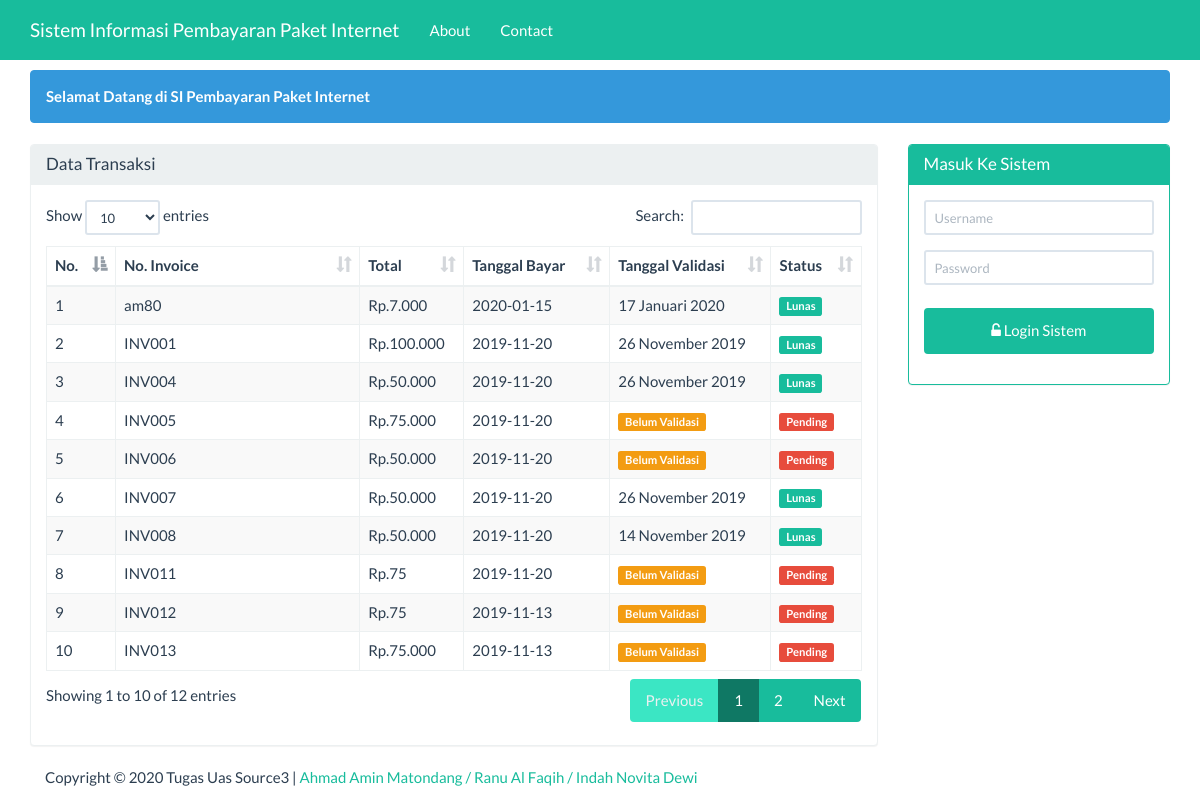
The page / on the database its author committed.
### tables this page shows
CREATE TABLE IF NOT EXISTS `t_transaksi` (
  `id_transaksi` varchar(30) NOT NULL,
  `id_pelanggan` varchar(50) NOT NULL,
  `nominal` int(7) NOT NULL,
  `bukti` varchar(50) NOT NULL,
  `tgl_bayar` date NOT NULL,
  `tgl_validasi` date NOT NULL,
  `status` enum('pending','lunas') NOT NULL
);

### config/function.php (called while the page is built, shortened)
<?php
function TanggalIndo($date){
	$BulanIndo = array("Januari", "Februari", "Maret", "April", "Mei", "Juni", "Juli", "Agustus", "September", "Oktober", "November", "Desember");
	$tahun = substr($date, 0, 4);
	$bulan = substr($date, 5, 2);
	$tgl   = substr($date, 8, 2);
	$result = $tgl . " " . $BulanIndo[(int)$bulan-1] . " ". $tahun;
	return($result);
}
?>

### beranda.php (the view, shortened to what this page needs)
<?php
include "./config/function.php";
 ?>
<div class="container">
    <div class="row">
        <div class ="col-xs-12">
            <div class="alert alert-info">
                <strong>Selamat Datang di SI Pembayaran Paket Internet</strong>
            </div>
        </div>
    </div>
    <div class="row">
        <div class="col-sm-9 col-xs-12">
            <div class="panel panel-default">
                <div class="panel-heading">
                    <h3 class="panel-title">Data Transaksi</h3>
                </div>
                <div class="panel-body">
                     <table id="dtskripsi" class="table table-bordered table-striped table-hover">
                        <thead>
                            <tr>
                                <th>No.</th><th width="30%">No. Invoice</th><th>Total<th>Tanggal Bayar<th>Tanggal Validasi</th><th>Status</th>
                            </tr>
                        </thead>
                        <tbody>
                            <?php
                            $sql = "SELECT * FROM t_transaksi";
                            $query = mysqli_query($koneksi, $sql) or die("SQL Anda Salah");
                            $nomor = 0;
                            while ($data = mysqli_fetch_array($query)) {
                                $nomor++;
                                ?>
                                <tr>
                                    <td><?= $nomor ?></td>
                                    <td><?= $data['id_transaksi'] ?></td>
                                    <td><?php echo "Rp." . number_format( $data['nominal'] , 0 , ',' , '.' ); ?></td>
                                    <td><?= $data['tgl_bayar'] ?></td>
                                    <td><?php
                                    if ($data['tgl_validasi'] == '0000-00-00'){
                                    echo "<span class='label label-warning'>".ucwords("belum validasi")."</span>";
                                     }else{
                                     echo TanggalIndo($data['tgl_validasi']);
                                     }?></td>
                                    <td><?php if ($data['status']=='lunas'){ ?>
                                    <span class="label label-success"><?php echo ucfirst($data['status']) ?></span>
                                     <?php }else{ ?>
                                     <span class="label label-danger"><?php echo ucfirst($data['status']) ?></span>
                                        <?php }?>
                                    </td>
                                </tr>
                            <?php } ?>
                        </tbody>
                    </table>
                </div>
            </div>
        </div>
        <div class="col-sm-3 col-xs-12">
            <?php if (isset($_SESSION['username'])) { ?>
            <div class="alert alert-info">
                <strong>Welcome <?=$_SESSION['nama']?></strong>
            </div>
            <?php
           } else { ?>
            <div class="panel panel-success">
                <div class="panel-heading">
                    <h3 class="panel-title">Masuk Ke Sistem</h3>
                </div>
                <div class="panel-body">
                    <form class="form-horizontal" action="proses_login.php" method="post">
                        <div class="form-group">
                            <div class="col-sm-12">
                                <input type="text" name="user" class="form-control input-sm"
                                   placeholder="Username" required="" autocomplete="off"/>
                            </div>
                        </div>
                        <div class="form-group">
                            <div class="col-sm-12">
                                <input type="password" name="pwd" class="form-control input-sm"
                                   placeholder="Password" required="" autocomplete="off"/>
                            </div>
                        </div>
                        <div class="form-group">
                            <div class="col-sm-12">
                                <button type="submit" name="login" value="login"
                                        class="btn btn-success btn-block"><span class="fa fa-unlock-alt"></span>
                                    Login Sistem
                                </button>
                            </div>
                    </form>
                </div>
            </div>
        </div>
            <?php } ?>
    </div>
</div>

### index.php (shortened to what this page needs)
<!DOCTYPE html>
<html>
    <head>
        <link href="Assets/css/bootstrap.min.css" rel="stylesheet" type="text/css"/>
        <link href="Assets/css/dataTables.bootstrap.min.css" rel="stylesheet" type="text/css"/>
        <link href="Assets/font-awesome-4.5.0/css/font-awesome.min.css" rel="stylesheet" type="text/css"/>
    </head>
    <body>
        <?php
        require 'menu.php';
        ?>
        <?php
        require 'content.php';
        ?>
        <?php
        require 'footer.php';
        ?>
    </body>
    </html>

### menu.php (shortened to what this page needs)
<nav class="navbar navbar-inverse navbar-fixed-top">
    <div class="container">
        <div class="navbar-header">
            <a class="navbar-brand" href="?page=utama">Sistem Informasi Pembayaran Paket Internet</a>
        </div>
        <div id="navbar" class="navbar-collapse collapse">
            <ul class="nav navbar-nav">
                <li><a href="?page=about&actions=tampil">About</a></li>
                <li><a href="?page=kontak&actions=tampil">Contact</a></li>
            </ul>
        </div>
    </div>
</nav>

### content.php (shortened to what this page needs)
<?php
@$page=$_GET['page'];
if(empty ($page)){
    require 'beranda.php';
}

### footer.php
<div class="container">
    <div class="row">
        <div class="col-xs-12">
            Copyright &COPY; <?= date('Y')?> Tugas Uas Source3 |
            <a href="#">Ahmad Amin Matondang /</a>
            <a href="#">Ranu Al Faqih /</a>
            <a href="#">Indah Novita Dewi</a>
        </div>
    </div>
</div>

### index.php (style rules this page uses)
body { margin-top:70px; }
button { background-color: #4CAF50; color: white; padding: 14px 20px; margin: 8px 0; border: none; cursor: pointer; width: 100%; }

### rows shown on the page
t_transaksi: id_transaksi "am80", nominal "7.000", tgl_bayar "2020-01-15", tgl_validasi "17 Januari 2020", status "Lunas"
t_transaksi: id_transaksi "INV001", nominal "100.000", tgl_bayar "2019-11-20", tgl_validasi "26 November 2019", status "Lunas"
t_transaksi: id_transaksi "INV004", nominal "50.000", tgl_bayar "2019-11-20", tgl_validasi "26 November 2019", status "Lunas"
t_transaksi: id_transaksi "INV005", nominal "75.000", tgl_bayar "2019-11-20", status "Pending"
t_transaksi: id_transaksi "INV006", nominal "50.000", tgl_bayar "2019-11-20", status "Pending"
t_transaksi: id_transaksi "INV007", nominal "50.000", tgl_bayar "2019-11-20", tgl_validasi "26 November 2019", status "Lunas"
t_transaksi: id_transaksi "INV008", nominal "50.000", tgl_bayar "2019-11-20", tgl_validasi "14 November 2019", status "Lunas"
t_transaksi: id_transaksi "INV011", nominal "75", tgl_bayar "2019-11-20", status "Pending"
t_transaksi: id_transaksi "INV012", nominal "75", tgl_bayar "2019-11-13", status "Pending"
t_transaksi: id_transaksi "INV013", nominal "75.000", tgl_bayar "2019-11-13", status "Pending"
